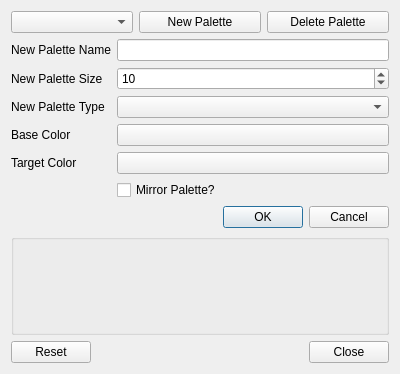
<?xml version="1.0" encoding="UTF-8"?>
<ui version="4.0">
 <class>PaletteControl</class>
 <widget class="QDialog" name="PaletteControl">
  <property name="geometry">
   <rect>
    <x>0</x>
    <y>0</y>
    <width>400</width>
    <height>374</height>
   </rect>
  </property>
  <property name="sizePolicy">
   <sizepolicy hsizetype="MinimumExpanding" vsizetype="MinimumExpanding">
    <horstretch>0</horstretch>
    <verstretch>0</verstretch>
   </sizepolicy>
  </property>
  <property name="windowTitle">
   <string>Palette Editor</string>
  </property>
  <layout class="QVBoxLayout" name="verticalLayout">
   <item>
    <layout class="QHBoxLayout" name="paletteSelectLayout">
     <property name="spacing">
      <number>6</number>
     </property>
     <item>
      <widget class="QComboBox" name="paletteComboBox"/>
     </item>
     <item>
      <widget class="QPushButton" name="createPaletteButton">
       <property name="text">
        <string>New Palette</string>
       </property>
      </widget>
     </item>
     <item>
      <widget class="QPushButton" name="removeButton">
       <property name="text">
        <string>Delete Palette</string>
       </property>
      </widget>
     </item>
    </layout>
   </item>
   <item>
    <layout class="QFormLayout" name="formLayout">
     <item row="0" column="0">
      <widget class="QLabel" name="nameLabel">
       <property name="text">
        <string>New Palette Name</string>
       </property>
      </widget>
     </item>
     <item row="0" column="1">
      <widget class="QLineEdit" name="nameLineEdit"/>
     </item>
     <item row="1" column="0">
      <widget class="QLabel" name="numColorsLabel">
       <property name="text">
        <string>New Palette Size</string>
       </property>
      </widget>
     </item>
     <item row="1" column="1">
      <widget class="QSpinBox" name="numColorsSpinBox">
       <property name="minimum">
        <number>1</number>
       </property>
       <property name="maximum">
        <number>255</number>
       </property>
       <property name="value">
        <number>10</number>
       </property>
      </widget>
     </item>
     <item row="2" column="1">
      <widget class="QComboBox" name="typeComboBox"/>
     </item>
     <item row="2" column="0">
      <widget class="QLabel" name="typeLabel">
       <property name="text">
        <string>New Palette Type</string>
       </property>
      </widget>
     </item>
     <item row="6" column="1">
      <widget class="QDialogButtonBox" name="createButtonBox">
       <property name="standardButtons">
        <set>QDialogButtonBox::Cancel|QDialogButtonBox::Ok</set>
       </property>
      </widget>
     </item>
     <item row="3" column="0">
      <widget class="QLabel" name="baseColorLabel">
       <property name="text">
        <string>Base Color</string>
       </property>
      </widget>
     </item>
     <item row="3" column="1">
      <widget class="QPushButton" name="baseColorButton">
       <property name="text">
        <string/>
       </property>
      </widget>
     </item>
     <item row="4" column="1">
      <widget class="QPushButton" name="targetColorButton">
       <property name="text">
        <string/>
       </property>
      </widget>
     </item>
     <item row="4" column="0">
      <widget class="QLabel" name="targetColorLabel">
       <property name="text">
        <string>Target Color</string>
       </property>
      </widget>
     </item>
     <item row="5" column="1">
      <widget class="QCheckBox" name="reverseCheckBox">
       <property name="text">
        <string>Mirror Palette?</string>
       </property>
      </widget>
     </item>
    </layout>
   </item>
   <item>
    <widget class="QGroupBox" name="colorsGroupBox">
     <property name="title">
      <string notr="true"/>
     </property>
     <property name="flat">
      <bool>false</bool>
     </property>
     <layout class="QHBoxLayout" name="colorsLayout"/>
    </widget>
   </item>
   <item>
    <widget class="QDialogButtonBox" name="buttonBox">
     <property name="orientation">
      <enum>Qt::Horizontal</enum>
     </property>
     <property name="standardButtons">
      <set>QDialogButtonBox::Close|QDialogButtonBox::Reset</set>
     </property>
    </widget>
   </item>
  </layout>
 </widget>
 <resources/>
 <connections>
  <connection>
   <sender>buttonBox</sender>
   <signal>accepted()</signal>
   <receiver>PaletteControl</receiver>
   <slot>accept()</slot>
   <hints>
    <hint type="sourcelabel">
     <x>248</x>
     <y>254</y>
    </hint>
    <hint type="destinationlabel">
     <x>157</x>
     <y>274</y>
    </hint>
   </hints>
  </connection>
  <connection>
   <sender>buttonBox</sender>
   <signal>rejected()</signal>
   <receiver>PaletteControl</receiver>
   <slot>reject()</slot>
   <hints>
    <hint type="sourcelabel">
     <x>316</x>
     <y>260</y>
    </hint>
    <hint type="destinationlabel">
     <x>286</x>
     <y>274</y>
    </hint>
   </hints>
  </connection>
 </connections>
</ui>
